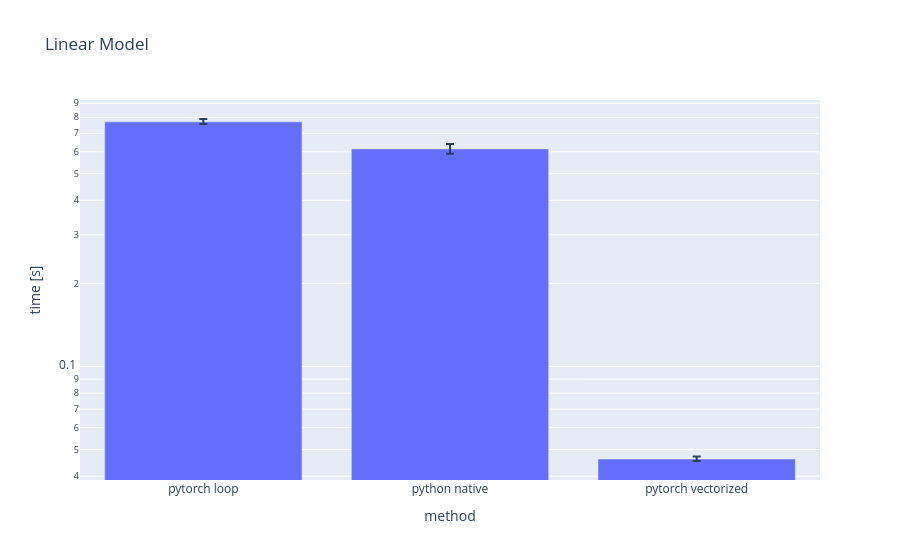

The notebook cell this image was saved under:
### Markdown cell above
---

### Speed Test

Once again, we will check the speed of our implementation. This is a task where pytorch excels, such that the speedup should be about ~10 times. You should also easily beat the python native implementation.

### Code cell
tests.benchmark_linear().show()

### Figure 1 — Plotly figure (JSON) as saved in the notebook; plotly's stock layout.template omitted (floating-point values rounded to 4 significant figures)
{"data": [{"error_y": {"array": [0.01845, 0.02611, 0.00103], "arrayminus": [0.01444, 0.02406, 0.0007385]}, "hovertemplate": "x=%{x}<br>y=%{y}<extra></extra>", "legendgroup": "", "marker": {"color": "#636efa", "pattern": {"shape": ""}}, "name": "", "orientation": "v", "showlegend": false, "textposition": "auto", "type": "bar", "x": ["pytorch loop", "python native", "pytorch vectorized"], "xaxis": "x", "y": [0.7702, 0.6145, 0.04616], "yaxis": "y"}], "layout": {"barmode": "relative", "legend": {"tracegroupgap": 0}, "title": {"text": "Linear Model"}, "xaxis": {"anchor": "y", "domain": [0, 1], "title": {"text": "method"}}, "yaxis": {"anchor": "x", "domain": [0, 1], "title": {"text": "time [s]"}, "type": "log"}}}
